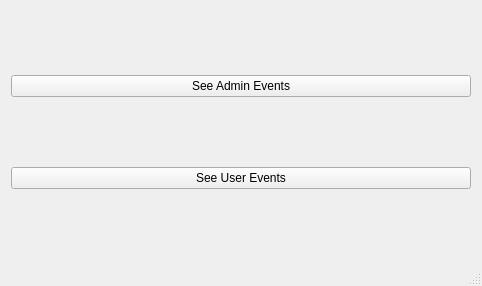
<?xml version="1.0" encoding="UTF-8"?>
<ui version="4.0">
 <class>MainWindowClass</class>
 <widget class="QMainWindow" name="MainWindowClass">
  <property name="geometry">
   <rect>
    <x>0</x>
    <y>0</y>
    <width>482</width>
    <height>286</height>
   </rect>
  </property>
  <property name="windowTitle">
   <string>All Events</string>
  </property>
  <widget class="QWidget" name="centralWidget">
   <layout class="QVBoxLayout" name="verticalLayout">
    <item>
     <widget class="QPushButton" name="pushButtonSeeAdminEvents">
      <property name="text">
       <string>See Admin Events</string>
      </property>
     </widget>
    </item>
    <item>
     <widget class="QPushButton" name="pushButtonSeeUserEvents">
      <property name="text">
       <string>See User Events</string>
      </property>
     </widget>
    </item>
   </layout>
  </widget>
  <widget class="QStatusBar" name="statusBar"/>
 </widget>
 <layoutdefault spacing="6" margin="11"/>
 <resources>
  <include location="MainWindow.qrc"/>
 </resources>
 <connections/>
</ui>
